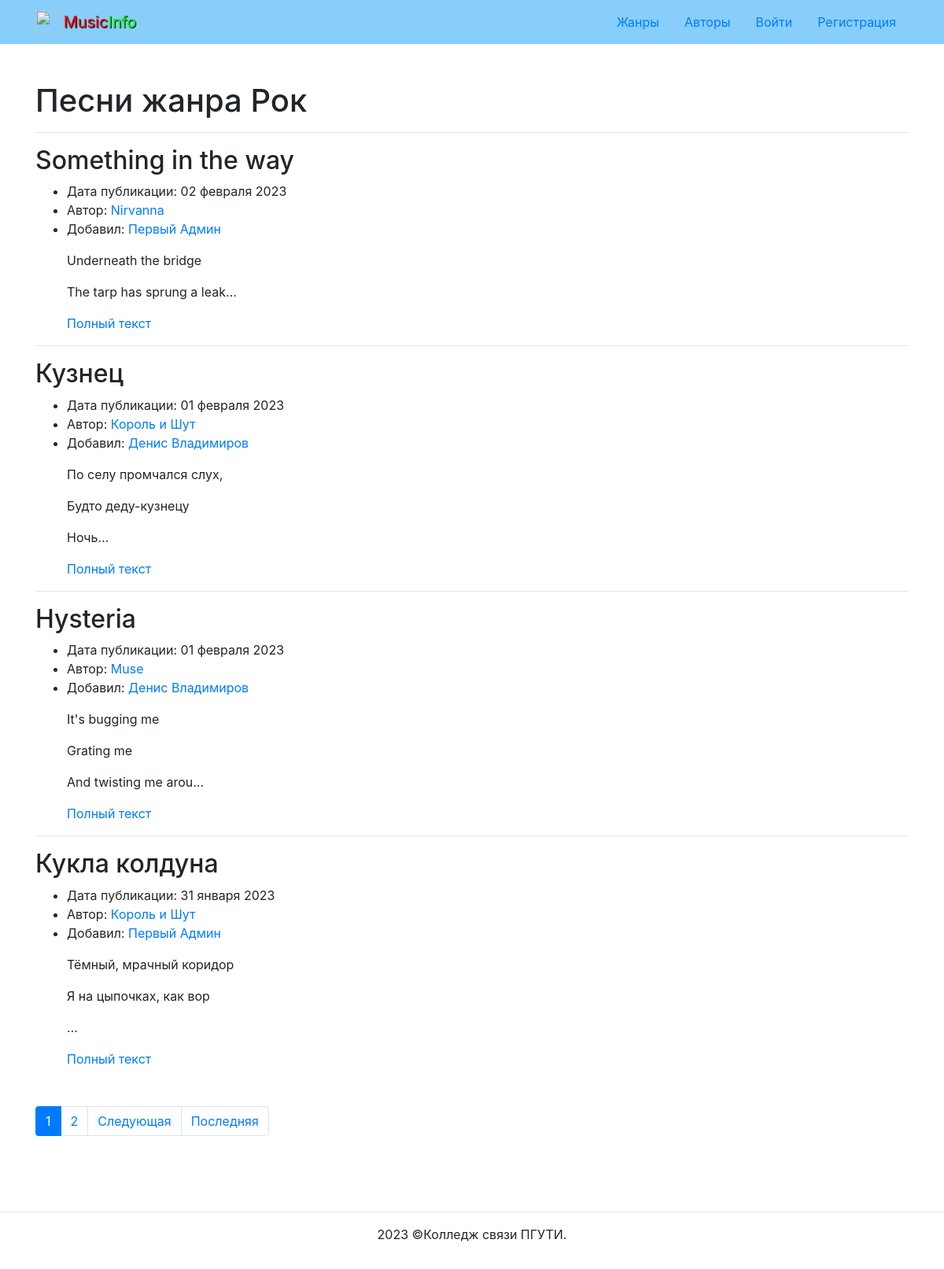
Screenshot of /genre/1/ with the database file from the repository.
### music/models.py (models this page shows, shortened)
class Genre(models.Model):
    name = models.CharField(max_length=2, choices=GENRE_CHOICES, default="О")
    def __str__(self) -> str:
        return self.get_name_display()

class Music(models.Model):
    name = models.TextField(verbose_name="название песни",)
    text = models.TextField(verbose_name="текст песни",
                            help_text='Введите текст песни')
    translation = models.TextField(verbose_name="перевод песни",
                                   help_text='Если песня не на русском языке',
                                   blank=True)
    pub_date = models.DateTimeField(auto_now_add=True,
                                    verbose_name="дата публикации")
    author_user = models.ForeignKey(
        User,
        on_delete=models.CASCADE,
        related_name='music',
        verbose_name="пользавотель")
    author = models.ForeignKey(
        Author,
        on_delete=models.CASCADE,
        related_name='music',
        verbose_name="автор песни")
    genre = models.ForeignKey(
        Genre,
        on_delete=models.CASCADE,
        related_name='music',
        verbose_name="жанр песни")
    video = EmbedVideoField(
        blank=True,
        verbose_name="видео",
        help_text='Ссылка на видео. Желательно Youtube.\
        Не все видео могут отображаться на сайте, из-за авторских прав')
    class Meta:
        ordering = ['-pub_date']

class Author(models.Model):
    name = models.TextField()
    def __str__(self) -> str:
        return self.name

### music/views.py (the view)
# urls.py: path('genre/<int:id>/', views.genre, name='genre'),
def genre(request, id):
    genre = get_object_or_404(Genre, id=id)
    context = profile(request, genre)
    return render(request, 'music/genre.html', context)

### core/context_processors/year.py (called while the page is built)
def year(request):
    return {
        'year': timezone.now().year
    }

### music/utils.py (called while the page is built)
def pages(request, music_list, music_numb):
    paginator = Paginator(music_list, music_numb)
    page_number = request.GET.get('page')
    page_obj = paginator.get_page(page_number)
    return page_obj

### music/views.py (called while the page is built)
def profile(request, profile):
    music_list = profile.music.all()
    page_obj = pages(request, music_list, music_numb)
    context = {
        'author': profile,
        'page_obj': page_obj,
        'genre': profile}
    return context

### templatetags/my_tags.py (called while the page is built)
@register.filter(name='split')
def split(value):
    return value.split('\r\n')

### templates/music/genre.html (shortened to what this page needs)
{% extends 'base.html' %}
{% load my_tags %}
{% block content %}
  <div class="container py-5">
    <h1> Песни жанра {{ genre }} </h1>
    <hr>
      {% if page_obj  %}
        {% for music in page_obj %}
          {% include 'music/includes/music_list.html' %}
          {% if not forloop.last %}
            <hr>
          {% endif %}
        {% endfor %}
      {% else %}
        <h3>Пока пусто</h3>
      {% endif %}
      {% include 'includes/paginator.html' %}
  </div>
{% endblock %}

### templates/music/includes/music_list.html (shortened to what this page needs)
{% load my_tags %}
{% with request.resolver_match.view_name as view_name %}
    <article>
        <h2> {{ music.name }} </h2>
        <ul>
            <li>
                Дата публикации: {{ music.pub_date|date:"d E Y" }}
            </li>
            {% if view_name  != 'music:author' %}
                <li>
                    Автор: <a href="{% url 'music:author' music.author.id %}">{{ music.author }}</a>
                </li>
            {% endif %}
            {% if view_name  != 'music:author_user' %}
                <li>
                    Добавил: <a href="{% url 'music:author_user' music.author_user %}">{{ music.author_user.get_full_name }} </a>
                </li>
            {% endif %}
        </ul>
        <ul>
        {% for line in music.text|truncatechars:50|split%}
            <p>{{ line }}</p>
        {% endfor %}
        <a href="{% url 'music:music_detail' music.pk %}">Полный текст </a>
        </ul>
    </article>
{% endwith %}

### rows the page displays
Genre: name "Рок"
Music: name "Something in the way", pub_date "02 февраля 2023", author "Nirvanna", author_user.get_full_name "Первый Админ", text "Underneath the bridge" "The tarp has sprung a leak…"
Music: name "Кузнец", pub_date "01 февраля 2023", author "Король и Шут", author_user.get_full_name "Денис Владимиров", text "По селу промчался слух," "Будто деду-кузнецу" "Ночь…"
Music: name "Hysteria", pub_date "01 февраля 2023", author "Muse", author_user.get_full_name "Денис Владимиров", text "It's bugging me" "Grating me" "And twisting me arou…"
Music: name "Кукла колдуна", pub_date "31 января 2023", author "Король и Шут", author_user.get_full_name "Первый Админ", text "Тёмный, мрачный коридор" "Я на цыпочках, как вор" "…"

### other values shown
{{ i }} "1"
{{ i }} "2"
